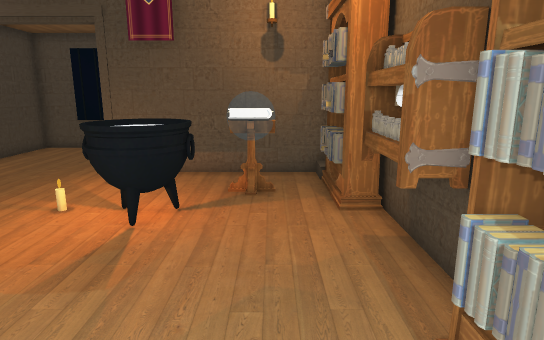
View 1 (above)

17 first-person views from a walk through a 3-D level made in the Unity game engine. The camera is 1.4 m above the floor, tilts 12° down and sees 75° across. Doors are open. The floor is counted in squares, 0.5 m on a side. Each view is taken from the middle of a square. On the plan, view 1 faces up. The plan holds only what a view shows up to about 20 squares ahead; the rest is blank. The player character is not drawn. Some surface patterns are stand-ins.

View 2
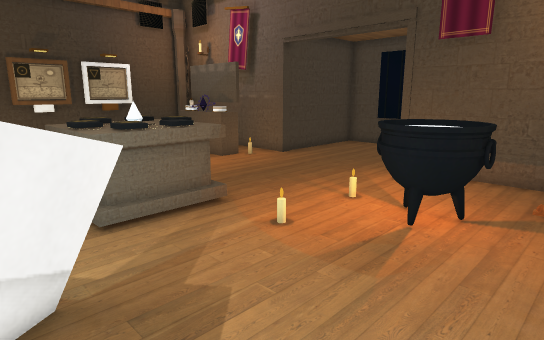

View 3
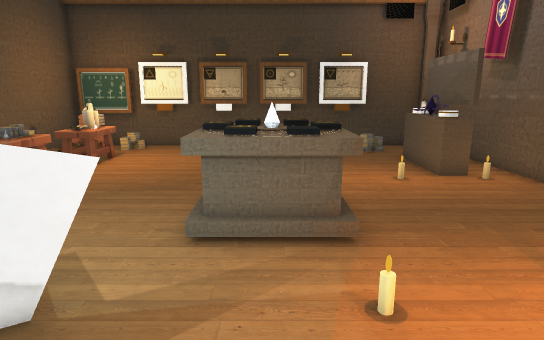

View 4
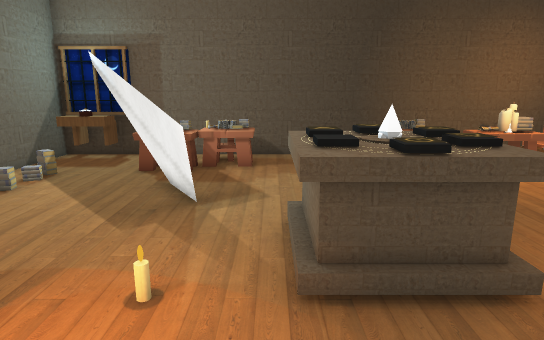

View 5
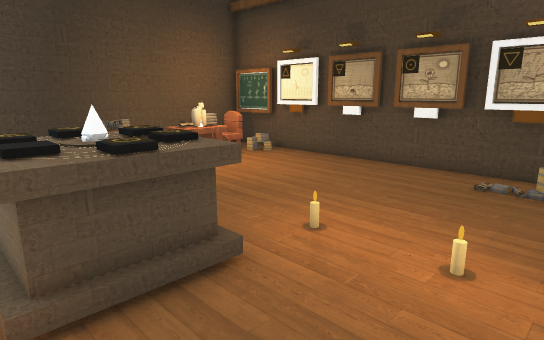

View 6
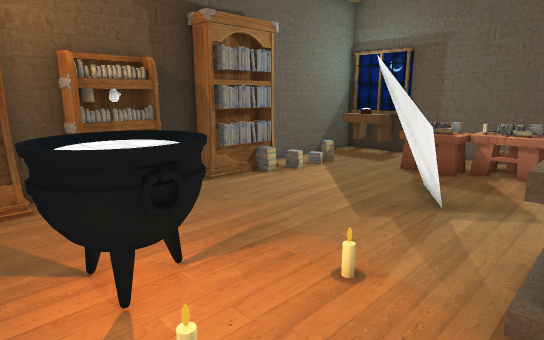

View 7
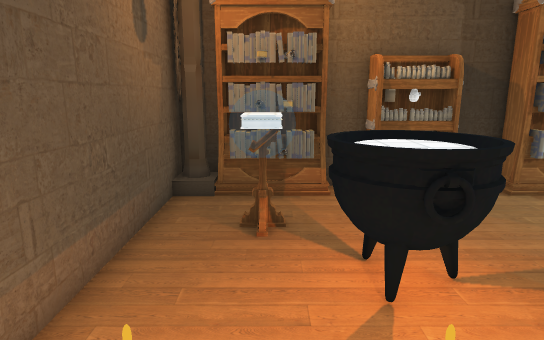

View 8
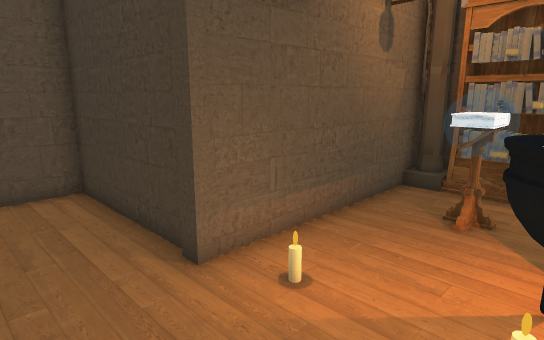

View 9
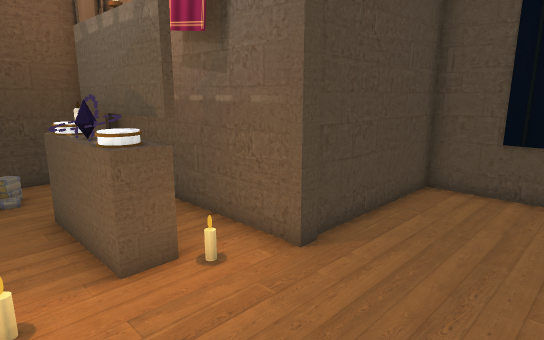

View 10
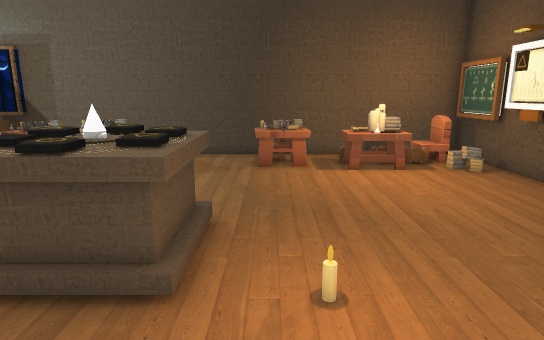

View 11
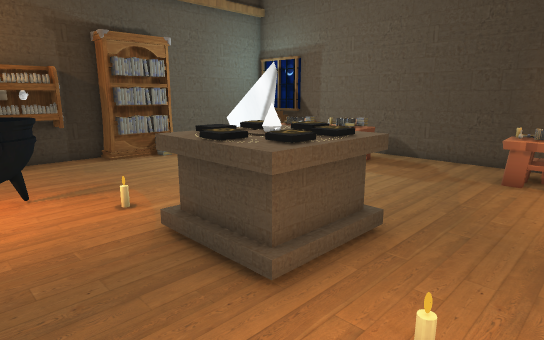

View 12
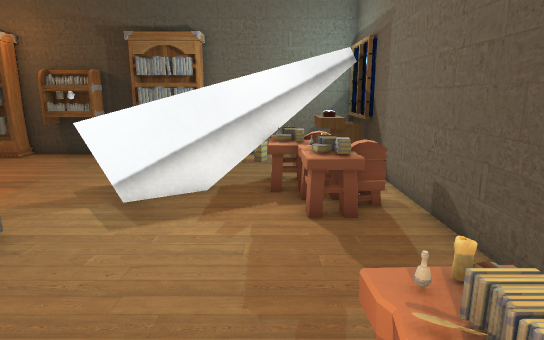

View 13
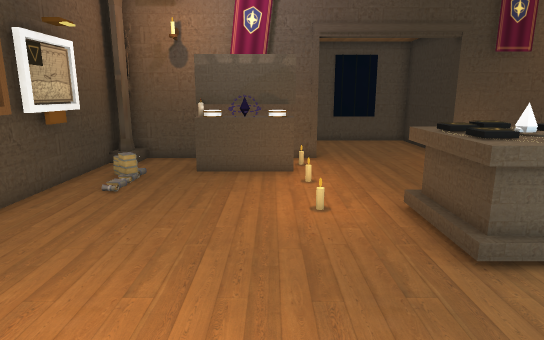

View 14
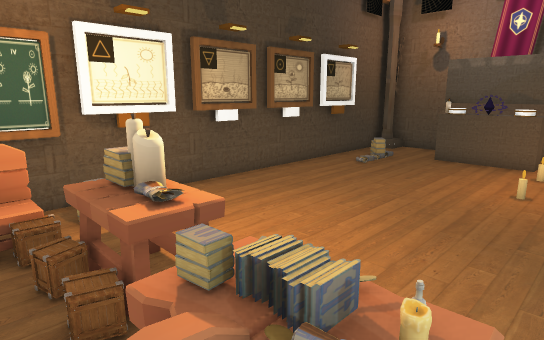

View 15
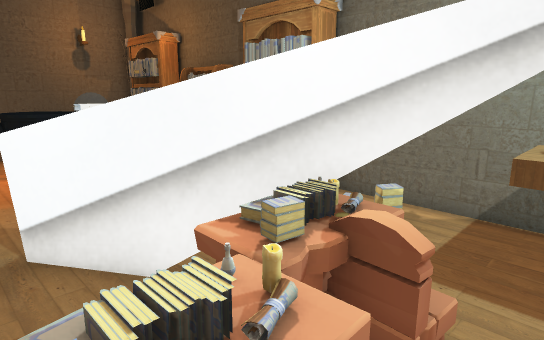

View 16
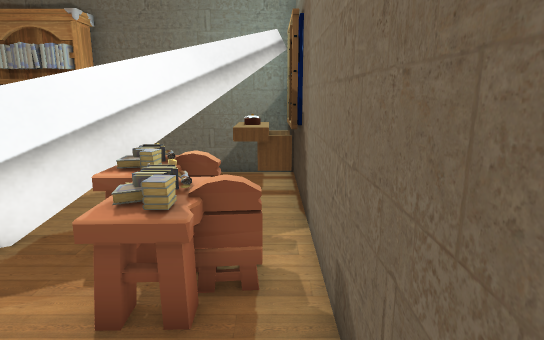

View 17
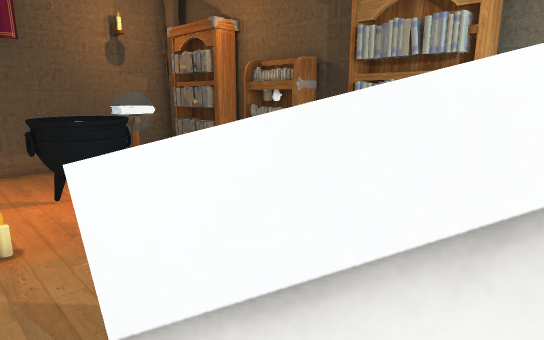

### Floor plan
Key: @ floor where view 1 was taken; # wall or solid block; x gap in a wall; . floor; D open door; = window, fence, low wall or low ledge; ^ raised ledge; T thing the floor can be seen under or through; O other object.
Columns run from 21 left of view 1 to 3 right of it. Each row starts with its distance up from view 1.
 19          #######
 18          #.....#
 17          #.....#
 16          #.....#
 15          #.....#
 14          #.....#
 13 #O#######DDDDDDD#######O#
 12 #O.....................O#
 11 #...O####...........O  O#
 10 #...OOOOO...........O #O#
  9 #.O..............OOO.. O#
  8 #................OOO...O#
  7 #................OOO...O#
  6 #.........OOOOO........O#
  5 #.........OOOOO........##
  4 #.........OOOOO.........#
  3 #.........OOOOO........O#
  2 #.........OOOOO.# .... O#
  1 #...............##=... O#
  0 #...............=##=.@.O#
 -1 #...............=^#T....#
 -2 #................^TT ...#
 -3 #...OOO..O.......OOOT...#
 -4 # ..#O==OOO....OOOOOTT..#
 -5 #=OO.OO#OOO....OOOO.TTO^#
 -6 ##  ....x.......O....=#^#
 -7  ########################

Where each view was taken, in squares from view 1:
view 1: 0 up, 0 right, facing up
view 2: 0 up, 0 right, facing up-left
view 3: 4 up, 1 left, facing left
view 4: 10 up, 7 left, facing down
view 5: 10 up, 7 left, facing down-left
view 6: 10 up, 8 left, facing down-right
view 7: 10 up, 8 left, facing right
view 8: 8 up, 9 left, facing up-right
view 9: 8 up, 8 left, facing up-left
view 10: 10 up, 12 left, facing down
view 11: 9 up, 14 left, facing down-right
view 12: 3 down, 14 left, facing right
view 13: 3 down, 14 left, facing up
view 14: 6 down, 11 left, facing up-left
view 15: 6 down, 6 left, facing up-right
view 16: 6 down, 10 left, facing right
view 17: 2 down, 6 left, facing up-right
